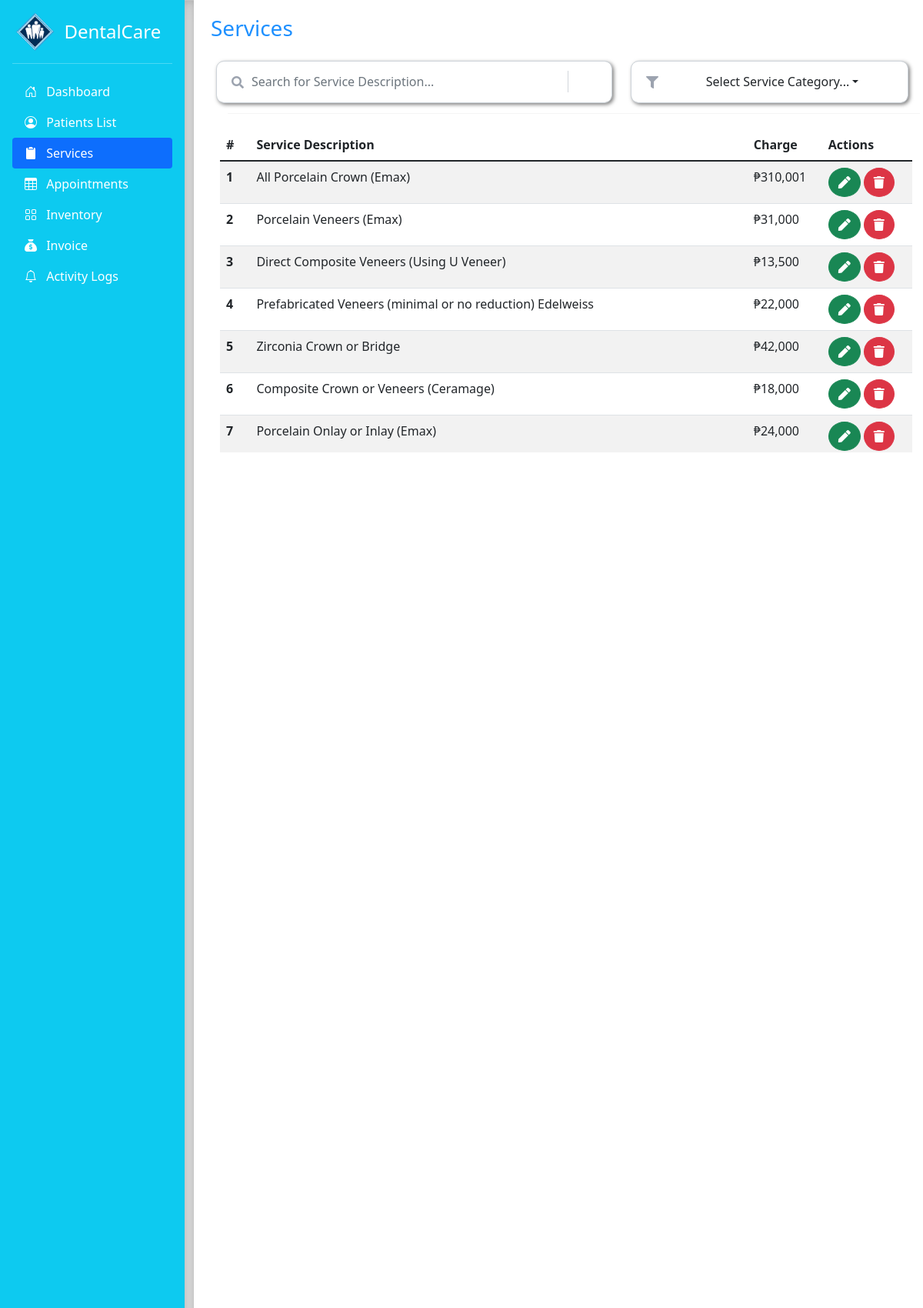
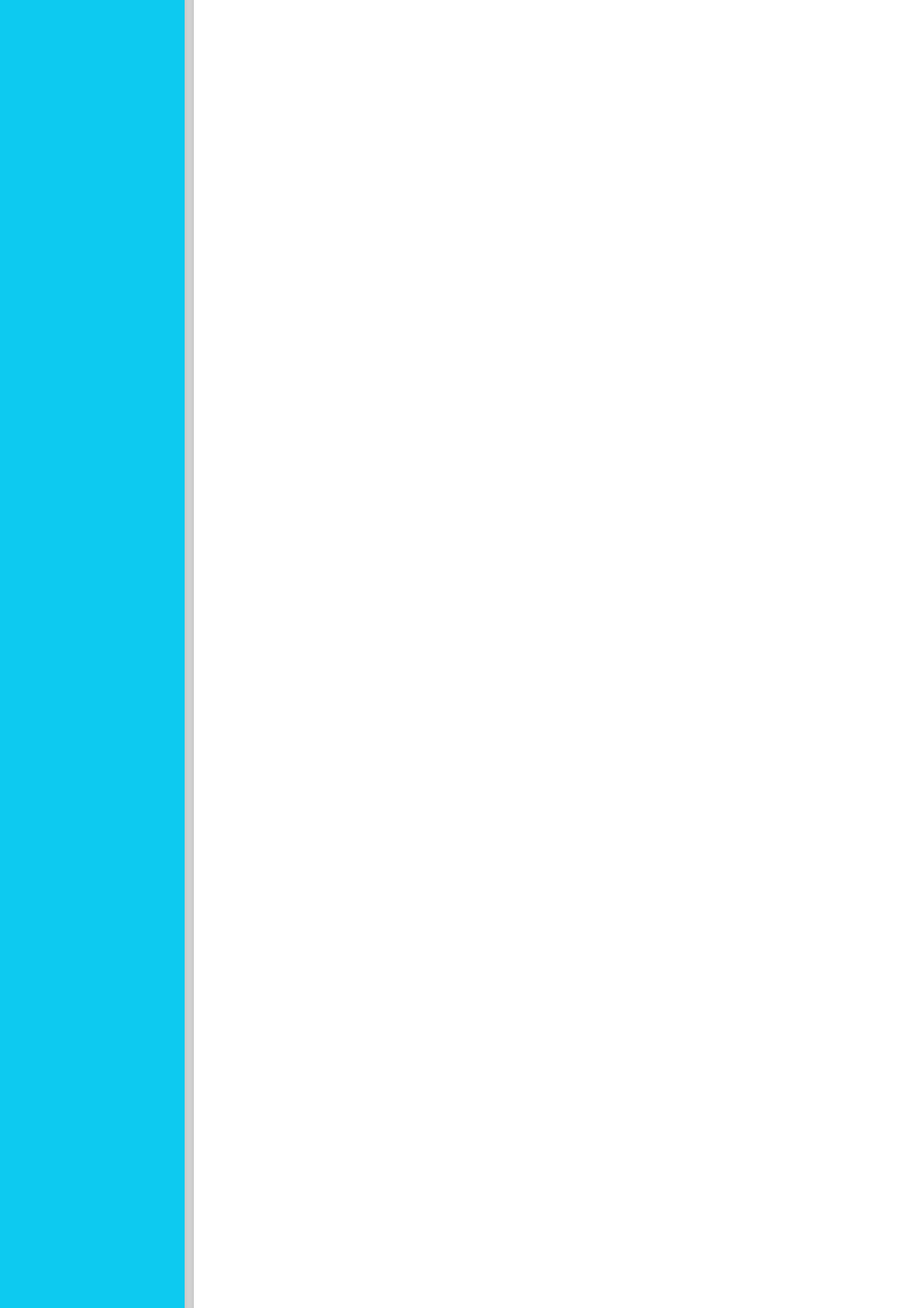
Screenshot of /admin/homepage.php?page=services (signed in, upper part) with the database file from the repository (2 pictures, top to bottom).
### tables this page shows
CREATE TABLE `tbl_services` (
  `Service_ID` int(11) NOT NULL,
  `Category` varchar(150) NOT NULL,
  `Service_Description` varchar(250) NOT NULL,
  `Charge` int(8) NOT NULL
);

### templates/services/index.php (the view, shortened to what this page needs)
<?php
    include("../server/db_connection.php");
    $sql = "select * from tbl_services";
    $result = mysqli_query($conn, $sql);
?>
<div class="container">
    <h3 style="color: dodgerblue">Services</h3>
    <div class="container">
      <div class="row">
        <div class="col-md-7">
            <div class="form"> <i class="fa fa-search fa-icon"></i> <input type="text" id="txt-search" class="form-control form-input" placeholder="Search for Service Description..."> <span class="left-pan">Search</span> </div>
        </div>
        <div class="col-md-5">
            <div class="form">
                <div class="dropdown">
                    <p class="fa fa-icon">&#xf0b0</p>
                    <button class="form-control form-input dropdown-toggle" type="button" id="dropdownFilter" data-bs-toggle="dropdown" aria-expanded="false">Select Service Category...</button>
                </div>
            </div>
        </div>
      </div>
      <hr class="dropdown-divider">
    </div>
    <div id="data" class="container-fluid">
        <table id="tbl-patients" class="table table-striped table-fixed">
            <thead>
                <tr>
                <th scope="col">#</th>
                <th scope="col">Service Description</th>
                <th scope="col">Charge</th>
                <th scope="col">Actions</th>
                </tr>
            </thead>
            <tbody id="table-data">
                <?php
                if(mysqli_num_rows($result) > 0)
                {
                    $count = 1;
                    while ($service = mysqli_fetch_array($result))
                    {
                        ?>
                        <tr>
                        <th scope='row'><?php echo $count++; ?></th>
                        <td><?php echo $service["Service_Description"]; ?></td>
                        <td>₱<?php echo number_format($service["Charge"]); ?></td>
                        <td>
                            <a href='#' class='circle btn btn-success'  data-bs-toggle='modal' data-bs-target='#edit-service-modal' onclick='showEditDialog(<?php echo $service["Service_ID"]; ?>)'><i class="fa fa-pen"></i></a>
                            <a href='#' class='circle btn btn-danger' data-bs-toggle='modal' data-bs-target='#delete-service-msgBox' onclick='showDialog(<?php echo $service["Service_ID"]; ?>, "<?php echo $service["Service_Description"]; ?>")'><i class="fa fa-trash"></i></a>
                        </td>
                        </tr>
                        <?php
                    }
                }
                else
                {
                    echo "<tr>
                    <th colspan='5'>No Results Found...</th>
                    </tr>";
                }
                ?>
            </tbody>
        </table>
    </div>
</div>

### admin/homepage.php (shortened to what this page needs)
<!doctype html>
<html lang="en">
  <head>
    <link href="../includes/bootstrap-5.1.3-dist/css/bootstrap.min.css" rel="stylesheet">
    <link href='https://cdn.jsdelivr.net/npm/bootstrap-icons@1.8.1/font/bootstrap-icons.css' rel='stylesheet'>
    <link rel="stylesheet" href="https://cdnjs.cloudflare.com/ajax/libs/font-awesome/5.15.2/css/all.min.css"/>
    <link href="../templates/sidebar/sidebars.css" rel="stylesheet">
    <link rel="stylesheet" href="https://cdn.jsdelivr.net/npm/fullcalendar@5.11.0/main.css">
  </head>
  <body>
    <main>
    <?php
      include("../templates/sidebar/index.php");
    ?>
      <div class="b-example-divider"></div>
      <div id="content" class="d-flex flex-column flex-shrink-0 text-white" style="width: 79%; background-color: #fff">
        <?php
        if(isset($_GET["page"]))
        {
          $page = $_GET['page'];
          $loc = "../templates/" . $page . "/index.php";
          include($loc);
        }
        else
        {
          $_GET["page"] = "dashboard";
          $page = $_GET['page'];
          $loc = "../templates/" . $page . "/index.php";
          include($loc);
        }
        ?>
      </div>
    </main>
  </body>
</html>

### templates/sidebar/index.php (shortened to what this page needs)
<div class="d-flex flex-column flex-shrink-0 p-3 text-white bg-info" style="width: 20%;">
  <a href="#" class="d-flex align-items-center mb-3 mb-md-0 me-md-auto text-white text-decoration-none">
    <img class="bi me-2" height="50" src="../img/icon.png">
    <span class="fs-4">DentalCare</span>
  </a>
  <hr>
  <ul id="sidebar" class="nav nav-pills flex-column mb-auto">
    <li class="nav-item">
      <a href="homepage.php?page=dashboard" id="homebtn" class="nav-link text-white" aria-current="page">
        <svg class="bi me-2" width="16" height="16"><use xlink:href="#home"/></svg>
        Dashboard
      </a>
    </li>
    <li>
      <a href="homepage.php?page=patients" id="patientsbtn" class="nav-link text-white">
        <svg class="bi me-2" width="16" height="16"><use xlink:href="#people-circle"/></svg>
        Patients List
      </a>
    </li>
    <li>
      <a href="homepage.php?page=services" id="services-btn" class="nav-link text-white">
        <svg class="bi me-2" width="16" height="16"><use xlink:href="#clipboard2"/></svg>
        Services
      </a>
    </li>
    <li>
      <a href="homepage.php?page=appointments" id="appointments-btn" class="nav-link text-white">
        <svg class="bi me-2" width="16" height="16"><use xlink:href="#table"/></svg>
        Appointments
      </a>
    </li>
    <li>
      <a href="homepage.php?page=inventory" id="inventory-btn" class="nav-link text-white">
        <svg class="bi me-2" width="16" height="16"><use xlink:href="#grid"/></svg>
        Inventory
      </a>
    </li>
    <li>
      <a href="homepage.php?page=inventory" id="inventory-btn" class="nav-link text-white">
      <svg class="bi me-2" width="16" height="16"><use xlink:href="#sack-dollar"/></svg>
        Invoice
      </a>
    </li>
    <li>
      <a href="homepage.php?page=logs" id="logs-btn" class="nav-link text-white">
        <svg class="bi me-2" width="16" height="16"><use xlink:href="#bell"/></svg>
        Activity Logs
      </a>
    </li>
  </ul>
</div>

### templates/sidebar/sidebars.css (style rules this page uses)
body { min-height: 100vh; min-height: -webkit-fill-available; }
html { height: -webkit-fill-available; }
main { display: flex; flex-wrap: nowrap; height: 100vh; height: -webkit-fill-available; max-height: 100vh; overflow-x: auto; overflow-y: hidden; }
.b-example-divider { flex-shrink: 0; width: 1%; height: 100vh; background-color: rgba(0, 0, 0, .1); border: solid rgba(0, 0, 0, .15); border-width: 1px 0; box-shadow: inset 0 .5em 1.5em rgba(0, 0, 0, .1), inset 0 .125em .5em rgba(0, 0, 0, .15); }
.bi { vertical-align: -.125em; pointer-events: none; fill: currentColor; }
.dropdown-toggle { outline: 0; }

### admin/homepage.php (style rules this page uses)
#content { overflow-x: hidden; }

### templates/services/index.php (style rules this page uses)
.container { margin: 20px 10px; }
.form { position: relative }
.form .fa-icon { position: absolute; top: 20px; left: 5px; color: #9ca3af }
.fa { color: #fff; }
.circle { border-radius: 50%; }
.form span { position: absolute; right: 17px; top: 13px; padding: 2px; border-left: 1px solid #d1d5db }
.left-pan { padding-left: 20px }
.form-control, .form-select { margin: 5px 0 5px 0; }
.form-input { margin: 5px 0 5px -15px; height: 55px; text-indent: 33px; box-shadow: 2px 2px 5px rgba(0, 0, 0, 0.50); border-radius: 10px }
.container-fluid { position: relative; height: 420px; overflow: auto; display: block; }

### rows the page displays
tbl_services: Service_Description "All Porcelain Crown (Emax)", Charge "310,001"
tbl_services: Service_Description "Porcelain Veneers (Emax)", Charge "31,000"
tbl_services: Service_Description "Direct Composite Veneers (Using U Veneer)", Charge "13,500"
tbl_services: Service_Description "Prefabricated Veneers (minimal or no reduction) Edelweiss", Charge "22,000"
tbl_services: Service_Description "Zirconia Crown or Bridge", Charge "42,000"
tbl_services: Service_Description "Composite Crown or Veneers (Ceramage)", Charge "18,000"
tbl_services: Service_Description "Porcelain Onlay or Inlay (Emax)", Charge "24,000"
